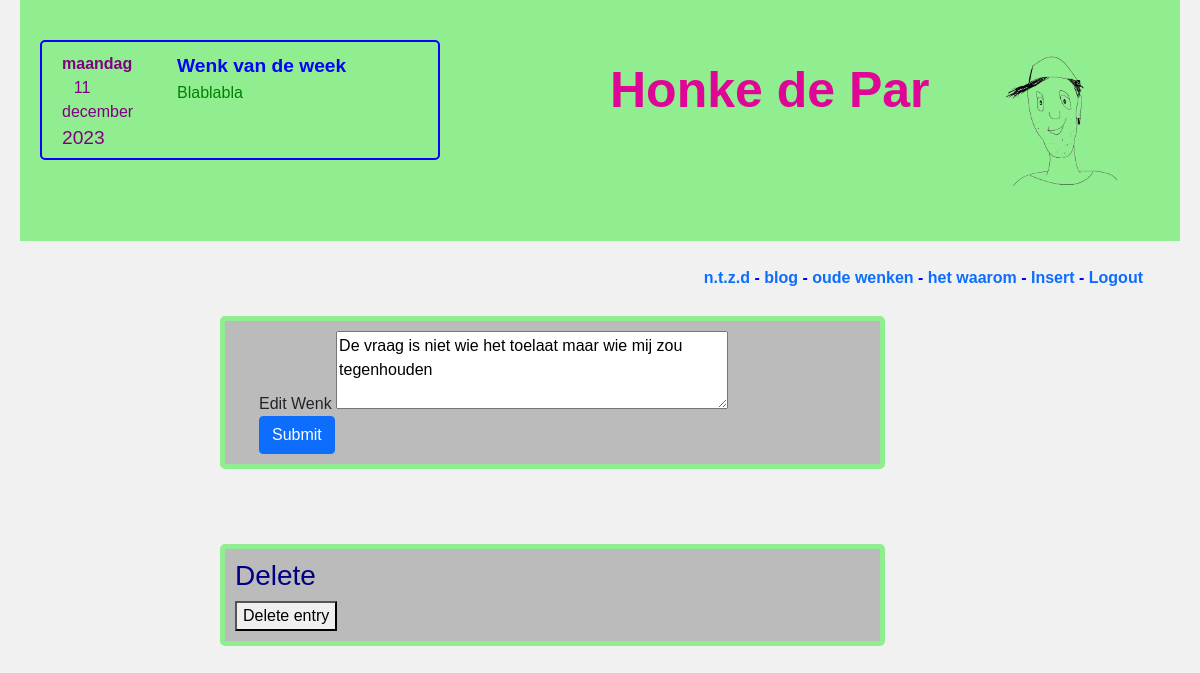
Screenshot of /HonkdeParOnline1.00/editwenk.php?id=17 (signed in) with the database file from the repository.
### tables this page shows
CREATE TABLE `wenken` (
  `id` int(255) NOT NULL,
  `wenk` varchar(255) NOT NULL,
  `date` date NOT NULL
);

### HonkdeParOnline1.00/editwenk.php (the view, shortened to what this page needs)
<?php
include_once "includes/database.php";
$id = $_GET['id'];
$queryw = "SELECT * FROM wenken WHERE id = '$id'";
$statement = $db->prepare($queryw);
$statement->execute(array());
$rowk = $statement->fetch();
$contentw = $rowk["wenk"];
?>
<!DOCTYPE html>
<html lang="en">
<head>
    <link href="https://cdn.jsdelivr.net/npm/bootstrap@5.1.3/dist/css/bootstrap.min.css" rel="stylesheet">
    <link rel="stylesheet" href="styles/style.css">
</head>
<body>
    <?php
        include_once 'includes/header.php';
    ?>
    <?php
        include_once 'includes/nav.php';
    ?>
    <div class="container content">
        <div class="row">
            <div class="column col-lg-2" ></div>
            <div id="artikel" class="column col-lg-7" style="background-color:#bbb;">
                <div class="container">
                    <form name="wenken" action="" method="POST" onsubmit="return validateWenk()" enctype="multipart/form-data">
                        <div class="form-group">
                            <label for="exampleInputDescription">Edit Wenk</label>
                            <textarea name="wenk" id='reset' value="<?php echo"$contentw" ?>"   rows="3" cols="40"></textarea>
                        </div>
                        <button type="submit" name="editWenk" class="btn btn-primary">Submit</button>
                    </form>
                </div>
            </div>
            <div class="column col-lg-2"></div>
        </div>
    </div>
    <div class='container content'>
        <div class='row'>
            <div class='column col-lg-2'></div>
            <div id='artikel' class='column col-lg-7' style='background-color:#bbb; color:Navy;'>
                <h3>Delete</h3>
                <form name='delete' method='post' action=''>
                    <button type='submit' name='deletebtn' value='del' lass='btn btn-primary' onclick="return confirm('Are you sure you want to delete?')">Delete entry</button>
                </form>
            </div>
            <div class='column col-lg-3' style=''></div>
        </div>
    </div>
</body>
</html>

### HonkdeParOnline1.00/includes/header.php
<?php
    $query = "SELECT * FROM wenken ORDER BY id DESC LIMIT 1";
    $statement = $db->prepare($query);
    $statement->execute(array());
    $row = $statement->fetch();
    $wenk = "";
    if($row!=""){
        $wenk = $row["wenk"];
    }
?>
<header>
        <div class="container">
        <div class="row ">
            <?php
            echo "
                <div id='Lcol' class='column col-lg-6' >
                    <div id='left'>
                    <p id='date'><span id='day' style='font-weight:bold'>Maandag</span> <span id='monthday'>28</span> <span id='month'>november</span> <span id='year' style='font-size: larger;'>2021</span></p>
                    <p id='quote'>Wenk van de week</p>
                    <br>
                    <p id='wenk' style='width: 245px;'> $wenk
                    </p>
                </div>";
            ?>
            </div>
                <div id="Mcol" class="column col-lg-4" >
                    <h1 id="title">Honke de Par</h1>
                </div>
            <div id="Rcol" class="column col" >
                <img src="files/Honke.png" alt="" style="width:145px;">
            </div>
          </div>
        </div>
    </header>

### HonkdeParOnline1.00/styles/style.css (style rules this page uses)
body { font-family: Arial; padding: 0px 20px 20px 20px; background: #f1f1f1; }
header { background-color: lightgreen; padding: 30px 10px; }
* { box-sizing: border-box; }
.column { float: left; padding: 10px; }
#Mcol { padding-top: 30px; }
.row:after { content: ""; display: table; clear: both; }
#left { border: 2px solid blue; border-radius: 5px; width: 400px; height: 120px; padding: 10px; float: none; }
#date { float: left; width: 50px; color: purple; text-align: center; padding-left: 10px; margin-right: 75px; }
#quote { float: left; color: blue; font-weight: bold; font-size: larger; padding-top: 0px; padding-bottom: 0%; margin-bottom: 0px; }
#wenk { float: left; color: green; }
#title { color: rgb(223, 5, 150); font-weight: bold; font-size: 50px; }
.content { margin-top: 75px; }
#artikel { border: 5px solid lightgreen; border-radius: 5px; }

### rows the page displays
wenken: wenk "Blablabla"
wenken: wenk "De vraag is niet wie het toelaat maar wie mij zou tegenhouden"
